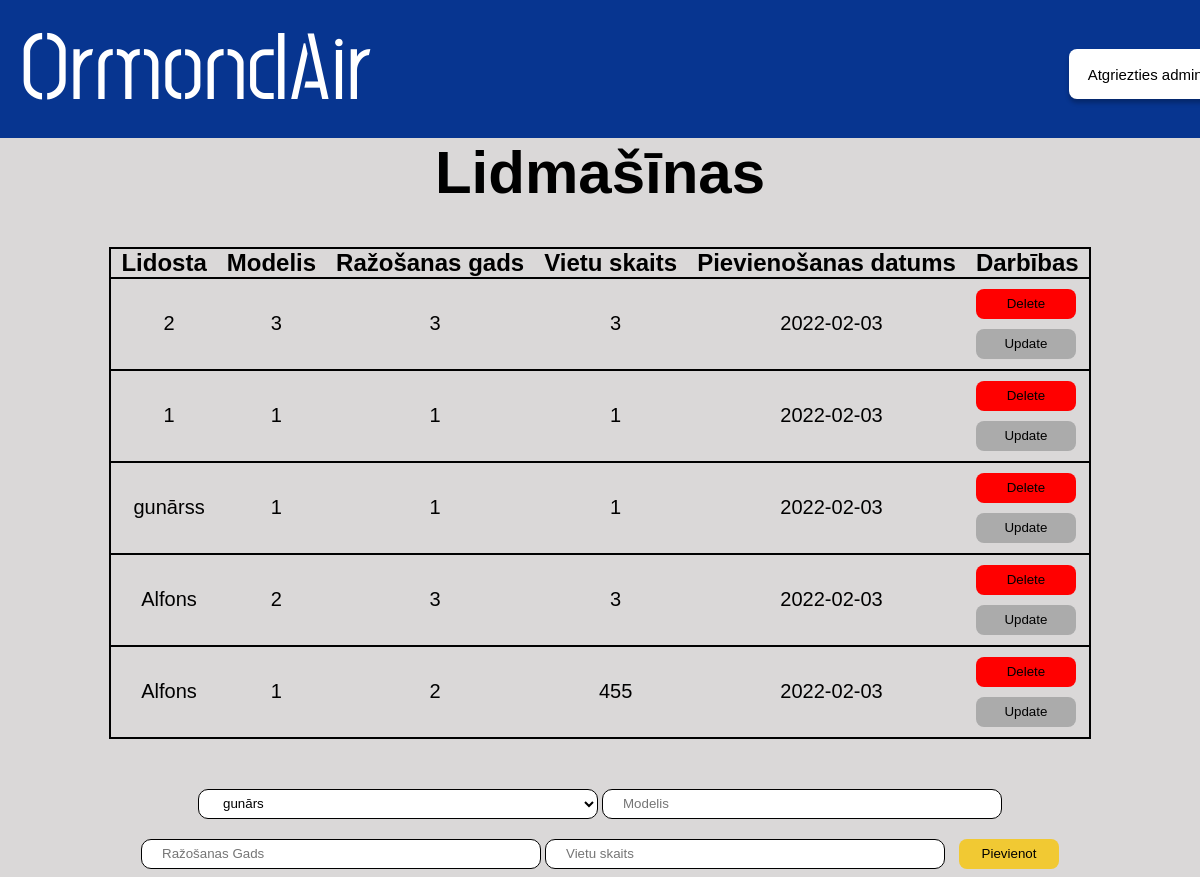
The app's page /admin/lidmasinas, older data.
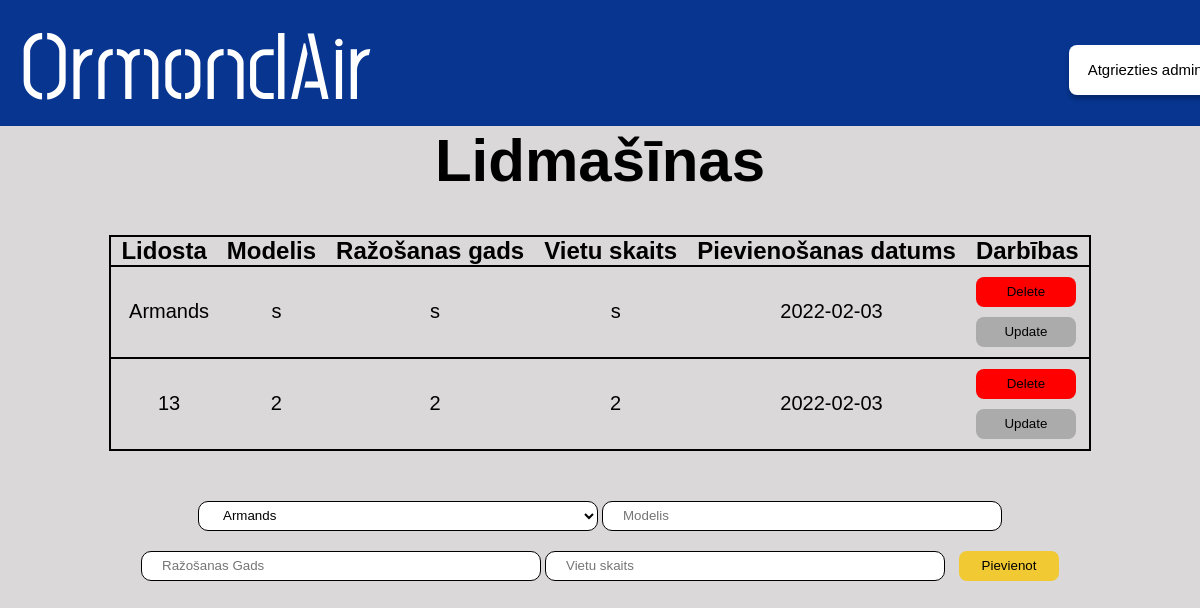
The same page, newer data.
### main.py (models this page shows, shortened)
class Lidmasina(db.Model):
    id = db.Column(db.Integer, primary_key=True)
    content = db.Column(db.String(200), nullable=False)
    modelis = db.Column(db.String(200), nullable=False)
    razosanas_gads = db.Column(db.String(3), nullable=False)
    vietu_skaits = db.Column(db.String(200), nullable=False)
    date_created = db.Column(db.DateTime, default=datetime.utcnow)

### main.py (the view)
@app.route('/admin/lidmasinas', methods=['POST', 'GET'])
def lidmasina():
    if request.method == 'POST':
      new_lidmasina = Lidmasina(content=request.form['content'],modelis=request.form['modelis'], razosanas_gads=request.form['razosanas_gads'], vietu_skaits=request.form['vietu_skaits'])
      try:
        db.session.add(new_lidmasina)
        db.session.commit()
        return redirect('/admin/lidmasinas')
      except:
        return "Draugi nav labi!"
    else:
      lidostas = Lidosta.query.order_by(Lidosta.id).all()
      tasks = Lidmasina.query.order_by(Lidmasina.date_created).all()
      return render_template('adminlidmasinas.html', tasks=tasks, lidostas = lidostas)

### templates/adminlidmasinas.html (shortened to what this page needs)
<!DOCTYPE html>
<html lang="en">
  <head>
    <link href="/static/css/stylesheet.css" rel="stylesheet" />
  </head>
  <body>
    <div class="augsejaisBaneris">
      <a href="/">
        <h1 class="homePage">OrmondAir</h1>
      </a>
      <a href="/admin">
        <button id="atgriezties_admin">Atgriezties admin</button>
      </a>
    </div>
    <div class="apaksejaisBaneris">
      <h1 id="virsraksts">Lidmašīnas</h1>
      {% if tasks|length < 1 %}
      <h4 id="apaksraksts">Nav pievienota neviena lidmašīna! </h4>
      {% else %}
      <table class="tabula">
         <tr class="tabula">
          <th class="teksts">Lidosta</th>
          <th class="teksts">Modelis</th>
          <th class="teksts">Ražošanas gads</th>
          <th class="teksts">Vietu skaits</th>
          <th class="teksts">Pievienošanas datums</th>
          <th class="teksts">Darbības</th>
        </tr>
        {% for task in tasks %}
          <tr class="tabula">
            <td class="dbteksts">{{ task.content }}</td>
            <td class="dbteksts">{{ task.modelis }}</td>
            <td class="dbteksts">{{ task.razosanas_gads }}</td>
            <td class="dbteksts">{{ task.vietu_skaits }}</td>
            <td class="dbteksts">{{ task.date_created.date() }}</td>
            <td>
              <a href="/delete_airplane/{{task.id}}"><button id=dzest>Delete</button></a>
                <br>
              <a href="/update_lidmasinas/{{task.id}}"><button id=labot>Update</button></a>
            </td>
          </tr>
        {% endfor %}
      </table>
      {% endif %}
      <form action="/admin/lidmasinas" method="POST" id="form">
        <select class="input" name="content" id="content" method="POST">
          {% for lidosta in lidostas %}
            <option value="{{lidosta.content}}">{{ lidosta.content }}</option>
          {% endfor %}
        </select>
        <input class="input" type="text" placeholder="Modelis" name="modelis" id="modelis" maxlength="50" required>
        <input class="input" type="text" placeholder="Ražošanas Gads" name="razosanas_gads" id="razosanas_gads" maxlength="4" required>
        <input class="input" type="text" placeholder="Vietu skaits" name="vietu_skaits" id="vietu_skaits" maxlength="4" required>
        <input type="submit" value="Pievienot" id="pievienot">
      </form>
    </div>
  </body>
</html>

### static/css/stylesheet.css (style rules this page uses)
body { background: rgba(186, 182, 182, 0.53); }
* { margin: 0; padding: 0; box-sizing: border-box; text-decoration: none; }
.augsejaisBaneris { position: absolute; left: 0%; right: 0%; top: 0%; bottom: 84.28%; background: #073590; }
.homePage { position: absolute; left: 0%; font-family: Post No Bills Colombo Medium; font-size: 96px; display: flex; margin-left: 20px; color: #ffffff; user-select: none; }
.apaksejaisBaneris { position: absolute; top: 15.72%; right: 0px; left: 0px; }
#atgriezties_admin { position: absolute; width: 152px; height: 50.63px; left: 89.1%; top: 35.4%; background: #ffffff; border-radius: 8px; box-shadow: 0px 4px 4px rgba(0, 0, 0, 0.25); border-style: none; font-family: Arial, Helvetica, sans-serif; font-size: 15px; cursor: pointer; }
#pievienot { width: 100px; height: 30px; background: #f1c933; border-radius: 8px; outline: none; cursor: pointer; border: 1px solid transparent; margin-left: 10px; }
.teksts { font-family: Arial, Helvetica, sans-serif; font-size: 24px; color: #000000; padding-left: 10px; padding-right: 10px; }
.input { background: #ffffff; border: 1px solid #000000; box-sizing: border-box; border-radius: 10px; outline: none; padding-left: 20px; padding-right: 20px; width: 400px; height: 30px; margin-top: 10px; margin-bottom: 10px; }
#dzest { width: 100px; height: 30px; background: #ff0000; border-radius: 8px; outline: none; cursor: pointer; border: 1px solid transparent; margin-top: 10px; margin-left: 10px; }
#labot { width: 100px; height: 30px; background: #ababab; border-radius: 8px; outline: none; cursor: pointer; border: 1px solid transparent; margin-top: 10px; margin-left: 10px; margin-bottom: 10px; }
.dbteksts { text-align: center; font-family: Arial, Helvetica, sans-serif; font-size: 20px; color: #000000; padding-left: 10px; }
#virsraksts { text-align: center; font-family: Arial, Helvetica, sans-serif; font-size: 60px; color: #000000; }
.tabula { border-collapse: collapse; border: solid 2px #000000; margin-left: auto; margin-right: auto; margin-top: 40px; margin-bottom: 40px; }
#form { text-align: center; }

Row changes from the older to the newer data that the page shows:
removed Lidmasina: content "2", modelis "3", razosanas_gads "3", vietu_skaits "3", date_created "2022-02-03"
removed Lidmasina: content "1", modelis "1", razosanas_gads "1", vietu_skaits "1", date_created "2022-02-03"
removed Lidmasina: content "gunārss", modelis "1", razosanas_gads "1", vietu_skaits "1", date_created "2022-02-03"
removed Lidmasina: content "Alfons", modelis "2", razosanas_gads "3", vietu_skaits "3", date_created "2022-02-03"
removed Lidmasina: content "Alfons", modelis "1", razosanas_gads "2", vietu_skaits "455", date_created "2022-02-03"
added Lidmasina: content "Armands", modelis "s", razosanas_gads "s", vietu_skaits "s", date_created "2022-02-03"
added Lidmasina: content "13", modelis "2", razosanas_gads "2", vietu_skaits "2", date_created "2022-02-03"
Text that changed along with them:
form field content: "gunārs" → "Armands"
